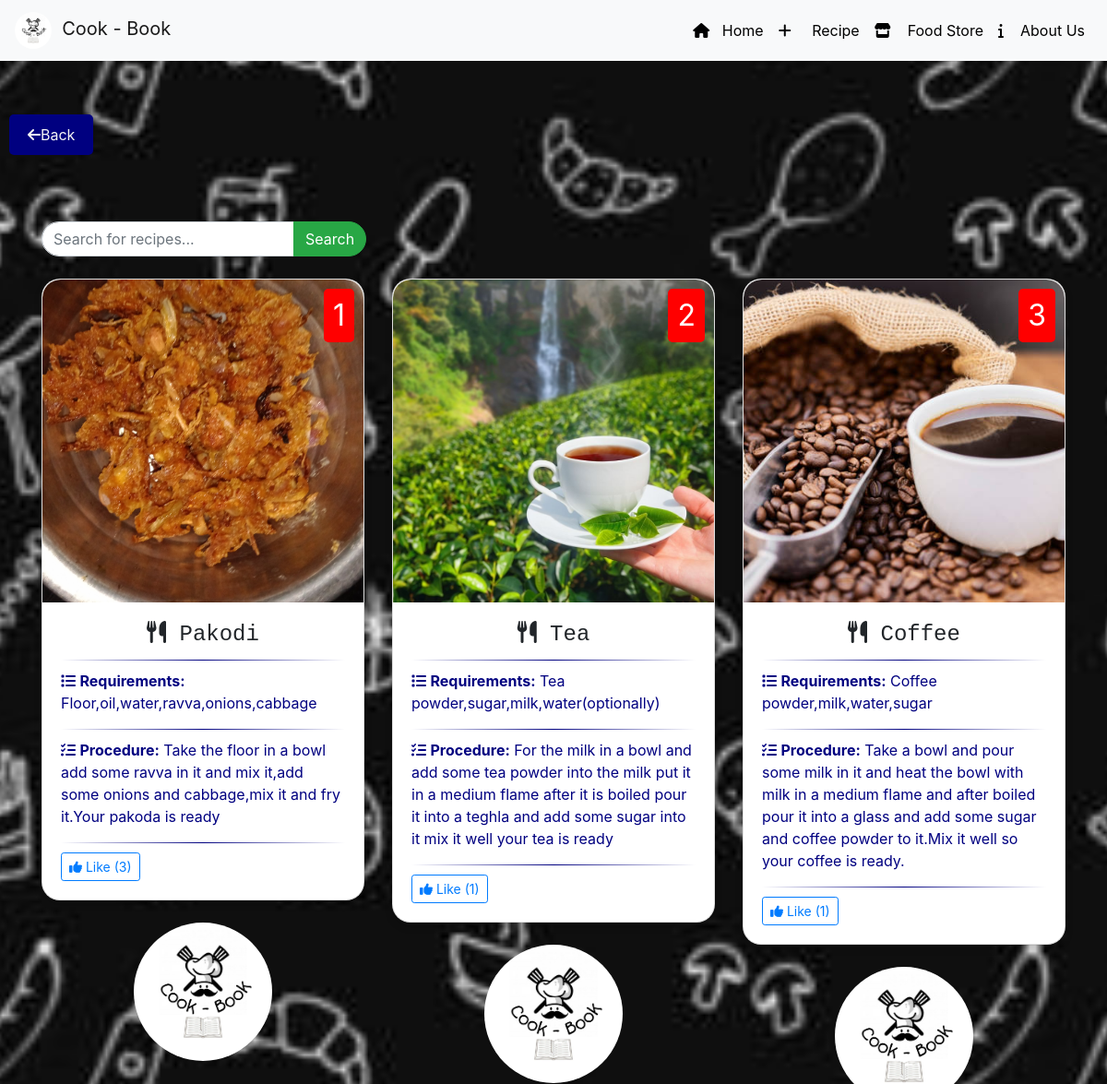
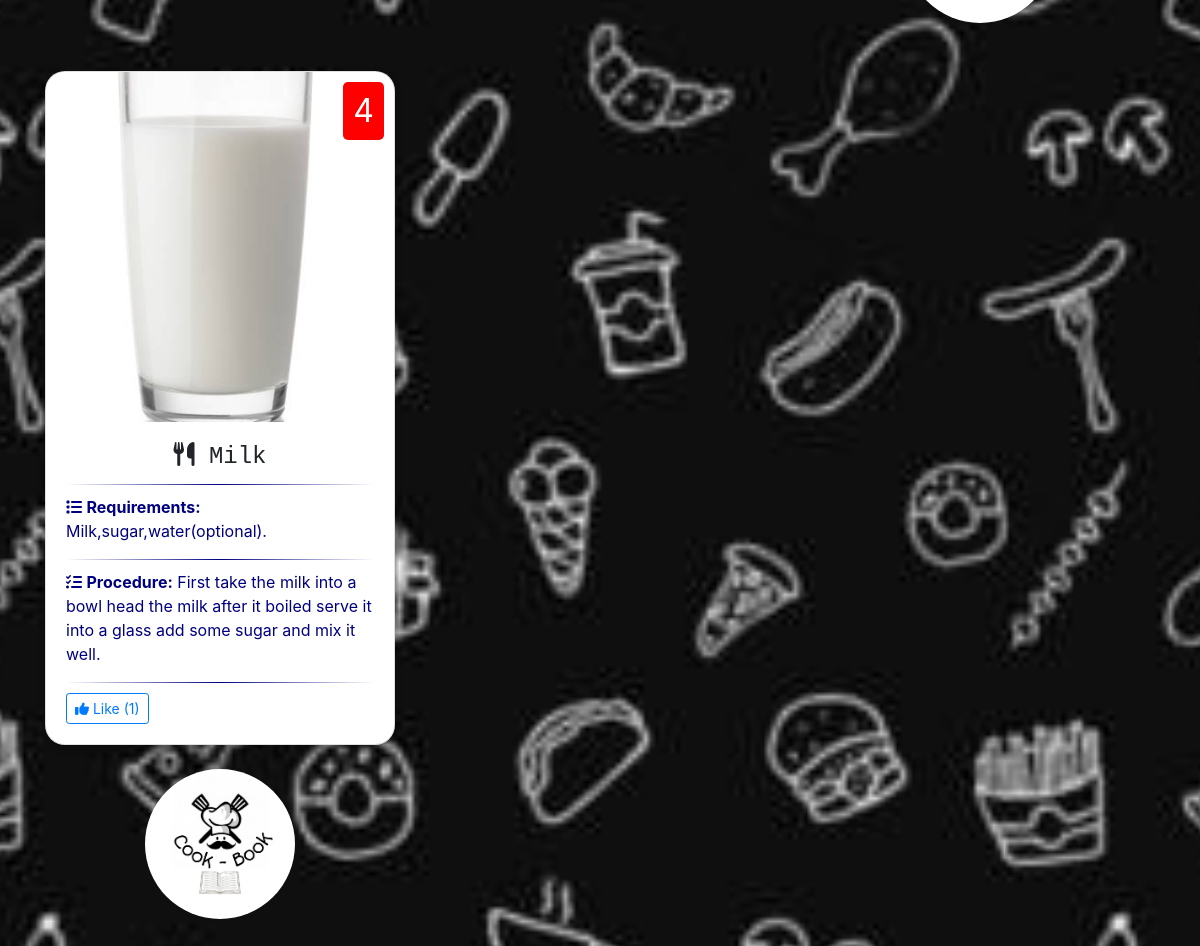
/foods/store/, run on the app's committed database (2 pictures, top to bottom).
### foods/models.py (models this page shows, shortened)
class Recipe(models.Model):
    name = models.CharField(max_length=100)
    image = models.ImageField(upload_to='images/')
    requirements = models.TextField()
    procedure = models.TextField()
    likes = models.IntegerField(default=0)

### foods/views.py (the view)
# urls.py: path('store/', views.food_store, name='food_store'),
def food_store(request):
    query = request.GET.get('q')
    if query:
        recipes = Recipe.objects.filter(Q(name__icontains=query) | Q(requirements__icontains=query) | Q(procedure__icontains=query))
    else:
        recipes = Recipe.objects.all()
    return render(request, 'foods/food_store.html', {'recipes': recipes})

### foods/templates/foods/food_store.html (shortened to what this page needs)
{% load static %}
<!DOCTYPE html>
<html>
<head>
    <link rel="stylesheet" href="https://cdnjs.cloudflare.com/ajax/libs/font-awesome/5.15.4/css/all.min.css">
    <link rel="stylesheet" href="https://stackpath.bootstrapcdn.com/bootstrap/4.5.2/css/bootstrap.min.css">
</head>
<body>
    <nav class="navbar navbar-expand-lg navbar-light bg-light">
        <a class="navbar-brand" href="#">
            <img src="{% static 'images/logo.jpg' %}" class="navLogo">&nbsp; Cook - Book
        </a>
        <div class="collapse navbar-collapse" id="navbarNav">
            <ul class="navbar-nav ml-auto">
                <li class="nav-item">
                    <a class="nav-link" href="{% url 'index' %}"><i class="fas fa-home"></i>&nbsp;&nbsp;&nbsp;Home</a>
                </li>
                <li class="nav-item">                 <a class="nav-link" href="{% url 'add_recipe' %}"><i class="fas fa-plus"></i> &nbsp;&nbsp;&nbsp; Recipe</a>
                </li>
                <li class="nav-item">
                    <a class="nav-link" href="{% url 'food_store' %}"><i class="fas fa-store"></i>&nbsp;&nbsp;&nbsp; Food Store</a>
                </li>
                <li class="nav-item">
                    <a class="nav-link" href="{% url 'about' %}"><i class="fas fa-info"></i> &nbsp;&nbsp;&nbsp;About Us</a>
                </li>
            </ul>
        </div>
    </nav>
    <button class = "back"><a href="{% url 'index' %}"><i class="fas fa-arrow-left"></i>Back</a></button></br></br>
    <div class="container mt-5">
        <form method="GET" action="{% url 'food_store' %}" class="form-inline mb-4">
            <div class="input-group">
                <input class="form-control" type="search" placeholder="Search for recipes..." aria-label="Search" name="q" value="{{ request.GET.q }}">
                <div class="input-group-append">
                    <button class="btn btn-success" type="submit">
                       Search
                    </button>
                </div>
            </div>
        </form>
        <div class="row">
            {% for recipe in recipes %}
            <div class="col-md-4 col-sm-6 mb-4">
                <div class="card">
                    <div class="bookmark">{{ forloop.counter }}</div>
                    <img src="{{ recipe.image.url }}" class="card-img-top" alt="{{ recipe.name }}" style="height: 350px; object-fit: cover;">
                    <div class="card-body">
                        <h5 class="card-title"><i class="fas fa-utensils"></i> {{ recipe.name }}</h5>
                        <hr>
                        <p class="card-text"><i class="fas fa-list"></i> <strong>Requirements:</strong> {{ recipe.requirements }}</p>
                        <hr>
                        <p class="card-text"><i class="fas fa-tasks"></i> <strong>Procedure:</strong> {{ recipe.procedure }}</p>
                        <hr>
                        <button onclick="location.href='{% url 'like_recipe' recipe.id %}'" class="btn btn-outline-primary btn-sm like-btn">
                            <i class="fas fa-thumbs-up"></i> Like ({{ recipe.likes }})
                        </button>
                    </div>
                </div>
                <div class="logo-center my-4">
                    <img src="{% static 'images/logo.jpg' %}" class="logoStart" alt="Logo">
                </div>
            </div>
            {% endfor %}
        </div>
    </div>
</body>
</html>

### data on the page
Recipe: image (picture), name "Pakodi", requirements "Floor,oil,water,ravva,onions,cabbage", procedure "Take the floor in a bowl add some ravva in it and mix it,add some onions and cabbage,mix it and fry it.Your pakoda is ready", likes "3"
Recipe: image (picture), name "Tea", requirements "Tea powder,sugar,milk,water(optionally)", procedure "For the milk in a bowl and add some tea powder into the milk put it in a medium flame after it is boiled pour it into a teghla and add some sugar into it mix it well your tea is ready", likes "1"
Recipe: image (picture), name "Coffee", requirements "Coffee powder,milk,water,sugar", procedure "Take a bowl and pour some milk in it and heat the bowl with milk in a medium flame and after boiled pour it into a glass and add some sugar and coffee powder to it.Mix it well so your coffee is ready.", likes "1"
Recipe: image (picture), name "Milk", requirements "Milk,sugar,water(optional).", procedure "First take the milk into a bowl head the milk after it boiled serve it into a glass add some sugar and mix it well.", likes "1"
